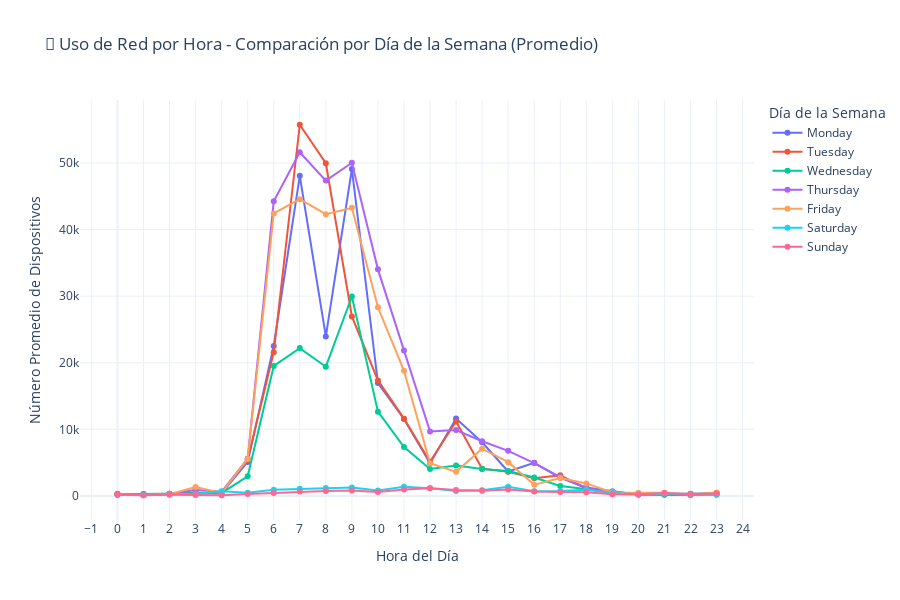

This figure's notebook cell:
### Markdown cell above
### 5.2 Por Día de la Semana

### Code cell
# Calcular uso por hora y día de la semana (promedio)
# Primero agrupamos por fecha, hora y día de la semana
hourly_by_day_date = df_clients.groupby(['date', 'hour', 'day_of_week']).size().reset_index(name='device_count')

# Luego promediamos por hora y día de la semana
hourly_by_day = hourly_by_day_date.groupby(['hour', 'day_of_week'])['device_count'].mean().reset_index()

# Orden correcto de días
day_order = ['Monday', 'Tuesday', 'Wednesday', 'Thursday', 'Friday', 'Saturday', 'Sunday']
hourly_by_day['day_of_week'] = pd.Categorical(hourly_by_day['day_of_week'], categories=day_order, ordered=True)
hourly_by_day = hourly_by_day.sort_values(['day_of_week', 'hour'])

# Crear gráfico interactivo
fig = px.line(
    hourly_by_day,
    x='hour',
    y='device_count',
    color='day_of_week',
    title='📅 Uso de Red por Hora - Comparación por Día de la Semana (Promedio)',
    labels={
        'hour': 'Hora del Día',
        'device_count': 'Número Promedio de Dispositivos',
        'day_of_week': 'Día de la Semana'
    },
    template='plotly_white',
    height=600
)

fig.update_traces(mode='lines+markers', line=dict(width=2), marker=dict(size=6))
fig.update_xaxes(tickmode='linear', tick0=0, dtick=1)
fig.update_layout(hovermode='x unified', font=dict(size=12))

fig.show()

### Figure 1 — Plotly figure (JSON) as saved in the notebook; plotly's stock layout.template omitted (floating-point values rounded to 4 significant figures)
{"data": [{"hovertemplate": "Día de la Semana=Monday<br>Hora del Día=%{x}<br>Número Promedio de Dispositivos=%{y}<extra></extra>", "legendgroup": "Monday", "line": {"color": "#636efa", "dash": "solid", "width": 2}, "marker": {"size": 6, "symbol": "circle"}, "mode": "lines+markers", "name": "Monday", "orientation": "v", "showlegend": true, "type": "scatter", "x": [0.0, 1.0, 2.0, 3.0, 4.0, 5.0, 6.0, 7.0, 8.0, 9.0, 10.0, 11.0, 12.0, 13.0, 14.0, 15.0, 16.0, 17.0, 18.0, 19.0, 20.0, 21.0, 22.0, 23.0], "xaxis": "x", "y": [260.0, 102.0, 342.0, 471.0, 418.0, 5110.0, 22510.0, 48070.0, 23950.0, 49080.0, 16940.0, 11550.0, 4894.0, 11620.0, 8049.0, 3668.0, 4981.0, 2714.0, 1261.0, 678.0, 197.0, 166.0, 164.0, 432.0], "yaxis": "y"}, {"hovertemplate": "Día de la Semana=Tuesday<br>Hora del Día=%{x}<br>Número Promedio de Dispositivos=%{y}<extra></extra>", "legendgroup": "Tuesday", "line": {"color": "#EF553B", "dash": "solid", "width": 2}, "marker": {"size": 6, "symbol": "circle"}, "mode": "lines+markers", "name": "Tuesday", "orientation": "v", "showlegend": true, "type": "scatter", "x": [0.0, 1.0, 2.0, 3.0, 4.0, 5.0, 6.0, 7.0, 8.0, 9.0, 10.0, 11.0, 12.0, 13.0, 14.0, 15.0, 16.0, 17.0, 18.0, 19.0, 20.0, 21.0, 22.0, 23.0], "xaxis": "x", "y": [320.0, 153.0, 330.0, 401.5, 463.0, 5446.0, 21580.0, 55730.0, 49950.0, 26950.0, 17340.0, 11600.0, 5142.0, 11180.0, 4080.0, 3634.0, 2657.0, 3117.0, 1092.0, 325.0, 318.0, 230.0, 143.5, 206.0], "yaxis": "y"}, {"hovertemplate": "Día de la Semana=Wednesday<br>Hora del Día=%{x}<br>Número Promedio de Dispositivos=%{y}<extra></extra>", "legendgroup": "Wednesday", "line": {"color": "#00cc96", "dash": "solid", "width": 2}, "marker": {"size": 6, "symbol": "circle"}, "mode": "lines+markers", "name": "Wednesday", "orientation": "v", "showlegend": true, "type": "scatter", "x": [0.0, 1.0, 2.0, 3.0, 4.0, 5.0, 6.0, 7.0, 8.0, 9.0, 10.0, 11.0, 12.0, 13.0, 14.0, 15.0, 16.0, 17.0, 18.0, 19.0, 20.0, 21.0, 22.0, 23.0], "xaxis": "x", "y": [251.0, 288.0, 279.0, 408.0, 457.0, 2945.0, 19520.0, 22200.0, 19410.0, 29940.0, 12650.0, 7340.0, 4053.0, 4562.0, 4060.0, 3728.0, 2772.0, 1499.0, 985.0, 568.0, 257.5, 258.5, 325.0, 409.5], "yaxis": "y"}, {"hovertemplate": "Día de la Semana=Thursday<br>Hora del Día=%{x}<br>Número Promedio de Dispositivos=%{y}<extra></extra>", "legendgroup": "Thursday", "line": {"color": "#ab63fa", "dash": "solid", "width": 2}, "marker": {"size": 6, "symbol": "circle"}, "mode": "lines+markers", "name": "Thursday", "orientation": "v", "showlegend": true, "type": "scatter", "x": [0.0, 1.0, 2.0, 3.0, 4.0, 5.0, 6.0, 7.0, 8.0, 9.0, 10.0, 11.0, 12.0, 13.0, 14.0, 15.0, 16.0, 17.0, 18.0, 19.0, 20.0, 21.0, 22.0, 23.0], "xaxis": "x", "y": [233.0, 295.0, 320.0, 889.5, 624.0, 5606.0, 44230.0, 51610.0, 47340.0, 50020.0, 34020.0, 21850.0, 9690.0, 9906.0, 8204.0, 6768.0, 4932.0, 2838.0, 1155.0, 656.5, 212.0, 325.0, 277.0, 318.0], "yaxis": "y"}, {"hovertemplate": "Día de la Semana=Friday<br>Hora del Día=%{x}<br>Número Promedio de Dispositivos=%{y}<extra></extra>", "legendgroup": "Friday", "line": {"color": "#FFA15A", "dash": "solid", "width": 2}, "marker": {"size": 6, "symbol": "circle"}, "mode": "lines+markers", "name": "Friday", "orientation": "v", "showlegend": true, "type": "scatter", "x": [0.0, 1.0, 2.0, 3.0, 4.0, 5.0, 6.0, 7.0, 8.0, 9.0, 10.0, 11.0, 12.0, 13.0, 14.0, 15.0, 16.0, 17.0, 18.0, 19.0, 20.0, 21.0, 22.0, 23.0], "xaxis": "x", "y": [222.0, 140.0, 262.0, 1352.0, 440.0, 5560.0, 42410.0, 44560.0, 42300.0, 43250.0, 28320.0, 18790.0, 4910.0, 3616.0, 7089.0, 5068.0, 1680.0, 2689.0, 1880.0, 519.0, 464.0, 490.0, 210.0, 526.0], "yaxis": "y"}, {"hovertemplate": "Día de la Semana=Saturday<br>Hora del Día=%{x}<br>Número Promedio de Dispositivos=%{y}<extra></extra>", "legendgroup": "Saturday", "line": {"color": "#19d3f3", "dash": "solid", "width": 2}, "marker": {"size": 6, "symbol": "circle"}, "mode": "lines+markers", "name": "Saturday", "orientation": "v", "showlegend": true, "type": "scatter", "x": [0.0, 1.0, 2.0, 3.0, 4.0, 5.0, 6.0, 7.0, 8.0, 9.0, 10.0, 11.0, 12.0, 13.0, 14.0, 15.0, 16.0, 17.0, 18.0, 19.0, 20.0, 21.0, 22.0, 23.0], "xaxis": "x", "y": [160.0, 150.0, 280.0, 279.0, 719.0, 490.0, 930.0, 1062.0, 1198.0, 1255.0, 817.0, 1388.0, 1138.0, 741.0, 839.0, 1361.0, 688.0, 737.0, 944.0, 436.0, 247.0, 309.0, 169.0, 164.0], "yaxis": "y"}, {"hovertemplate": "Día de la Semana=Sunday<br>Hora del Día=%{x}<br>Número Promedio de Dispositivos=%{y}<extra></extra>", "legendgroup": "Sunday", "line": {"color": "#FF6692", "dash": "solid", "width": 2}, "marker": {"size": 6, "symbol": "circle"}, "mode": "lines+markers", "name": "Sunday", "orientation": "v", "showlegend": true, "type": "scatter", "x": [0.0, 1.0, 2.0, 3.0, 4.0, 5.0, 6.0, 7.0, 8.0, 9.0, 10.0, 11.0, 12.0, 13.0, 14.0, 15.0, 16.0, 17.0, 18.0, 19.0, 20.0, 21.0, 22.0, 23.0], "xaxis": "x", "y": [190.0, 103.0, 161.0, 138.0, 106.0, 290.0, 426.0, 665.0, 738.0, 823.0, 597.0, 951.0, 1158.0, 888.0, 776.0, 979.0, 655.0, 608.0, 552.0, 264.0, 205.0, 422.0, 268.0, 370.0], "yaxis": "y"}], "layout": {"font": {"size": 12}, "height": 600, "hovermode": "x unified", "legend": {"title": {"text": "Día de la Semana"}, "tracegroupgap": 0}, "title": {"text": "📅 Uso de Red por Hora - Comparación por Día de la Semana (Promedio)"}, "xaxis": {"anchor": "y", "domain": [0, 1], "dtick": 1, "tick0": 0, "tickmode": "linear", "title": {"text": "Hora del Día"}}, "yaxis": {"anchor": "x", "domain": [0, 1], "title": {"text": "Número Promedio de Dispositivos"}}}}
